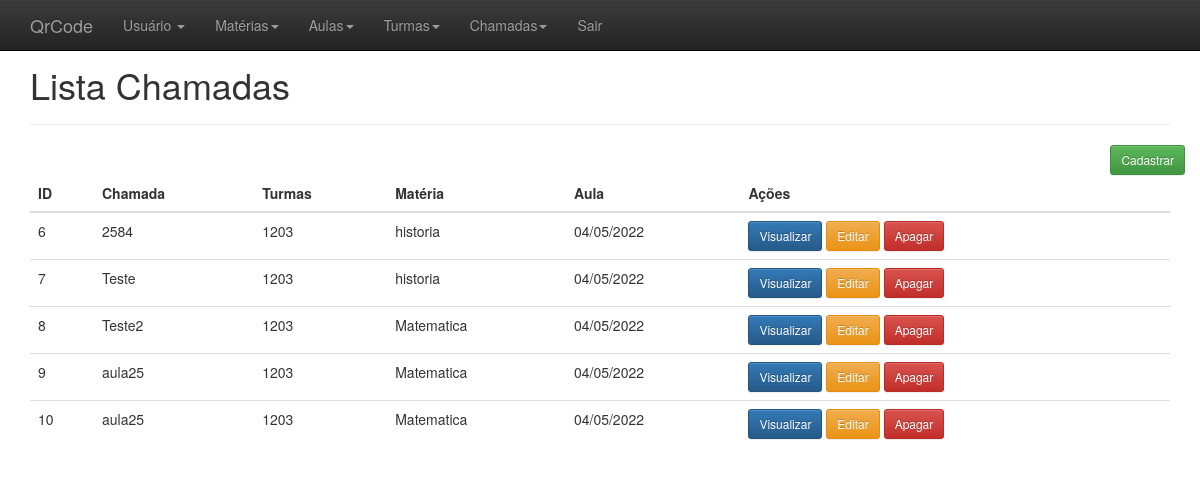
Page /admin/administrativo.php?link=21 (signed in) on the committed database.
### tables this page shows
CREATE TABLE `chamadas` (
  `id` int(11) NOT NULL,
  `chamada` varchar(50) NOT NULL,
  `id_turma` int(11) NOT NULL,
  `id_materia` int(11) NOT NULL,
  `id_aula` int(11) NOT NULL,
  `created` datetime NOT NULL,
  `modified` datetime DEFAULT NULL
);

CREATE TABLE `turmas` (
  `id` int(11) NOT NULL,
  `turmas` varchar(220) NOT NULL,
  `created` datetime NOT NULL,
  `modified` datetime DEFAULT NULL
);

CREATE TABLE `materias` (
  `id` int(11) NOT NULL,
  `materias` varchar(220) NOT NULL,
  `created` datetime NOT NULL,
  `modified` datetime DEFAULT NULL
);

CREATE TABLE `aulas` (
  `id` int(11) NOT NULL,
  `aulas` varchar(220) NOT NULL,
  `created` datetime NOT NULL,
  `modified` datetime DEFAULT NULL
);

### admin/listar_chamadas.php (the view, shortened to what this page needs)
<?php
	$resultado=mysqli_query($conectar,"select chamadas.id,chamadas.chamada as chamadas, turmas.turmas, materias.materias, aulas.aulas
										from chamadas
										inner join turmas on turmas.id = chamadas.id_turma
										inner join materias on materias.id = chamadas.id_materia
										inner join aulas on aulas.id = chamadas.id_aula");
?>
<div class="container theme-showcase" role="main">
  <div class="page-header">
	<h1>Lista Chamadas</h1>
  </div>
  <div class="row espaco">
		<div class="pull-right">
			<a href="administrativo.php?link=22"><button type='button' class='btn btn-sm btn-success'>Cadastrar</button></a>
		</div>
	</div>
  <div class="row">
	<div class="col-md-12">
	  <table class="table">
		<thead>
		  <tr>
			<th>ID</th>
			<th>Chamada</th>
			<th>Turmas</th>
			<th>Matéria</th>
			<th>Aula</th>
			<th>Ações</th>
		  </tr>
		</thead>
		<tbody>
			<?php
				while($linhas = mysqli_fetch_array($resultado)){
					echo "<tr>";
						echo "<td>".$linhas['id']."</td>";
						echo "<td>".$linhas['chamadas']."</td>";
						echo "<td>".$linhas['turmas']."</td>";
						echo "<td>".$linhas['materias']."</td>";
						echo "<td>".$linhas['aulas']."</td>";
						?>
						<td>
						<a href='administrativo.php?link=23&id=<?php echo $linhas['id']; ?>'><button type='button' class='btn btn-sm btn-primary'>Visualizar</button></a>
						<a href='administrativo.php?link=24&id=<?php echo $linhas['id']; ?>'><button type='button' class='btn btn-sm btn-warning'>Editar</button></a>
						<a href='processa/proc_apagar_chamadas.php?id=<?php echo $linhas['id']; ?>'><button type='button' class='btn btn-sm btn-danger'>Apagar</button></a>
						<?php
					echo "</tr>";
				}
			?>
		</tbody>
	  </table>
	</div>
	</div>
</div>

### admin/css/theme.css (style rules this page uses)
body { padding-top: 25px; padding-bottom: 30px; }

### rows in the picture
chamadas: id "6", chamada "2584", id_turma.turmas "1203", id_materia.materias "historia", id_aula.aulas "04/05/2022"
chamadas: id "7", chamada "Teste", id_turma.turmas "1203", id_materia.materias "historia", id_aula.aulas "04/05/2022"
chamadas: id "8", chamada "Teste2", id_turma.turmas "1203", id_materia.materias "Matematica", id_aula.aulas "04/05/2022"
chamadas: id "9", chamada "aula25", id_turma.turmas "1203", id_materia.materias "Matematica", id_aula.aulas "04/05/2022"
chamadas: id "10", chamada "aula25", id_turma.turmas "1203", id_materia.materias "Matematica", id_aula.aulas "04/05/2022"
